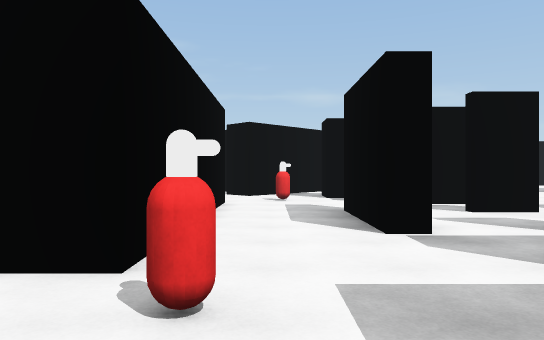
view 1 (above)

23 first-person views from a walk through a Unity game level. The camera is 1.4 m above the floor, looks level and sees 70° across. The floor is counted in squares, 2 m on a side. Each view is taken from the middle of a square. On the plan, view 1 faces up. The plan holds only what a view shows up to about 11 squares ahead; the rest is blank. The place goes on beyond the plan.

view 2
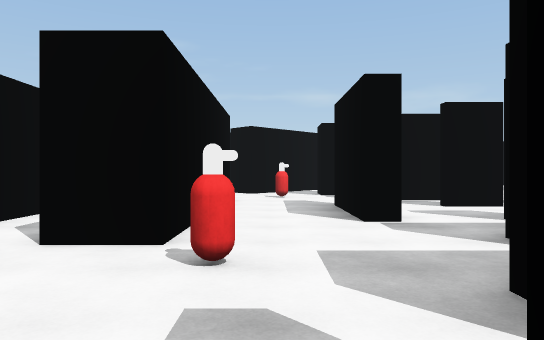

view 3
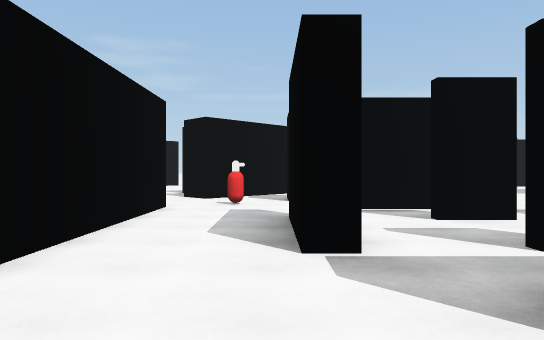

view 4
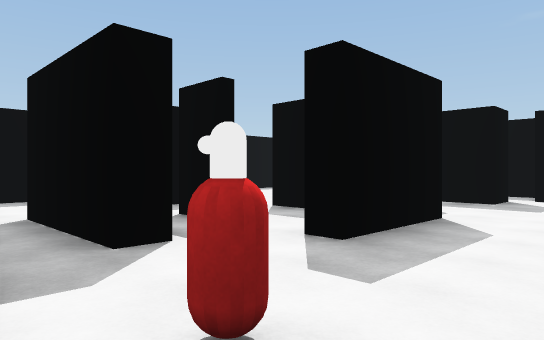

view 5
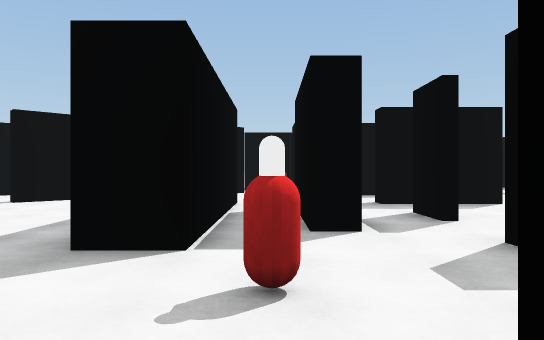

view 6
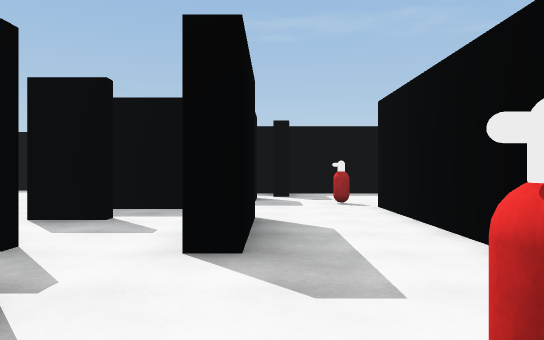

view 7
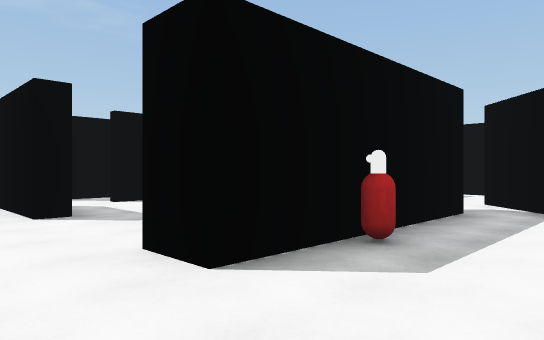

view 8
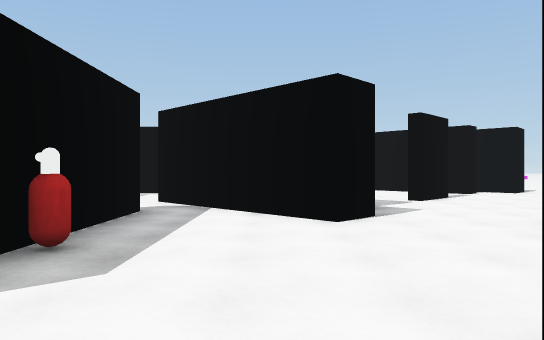

view 9
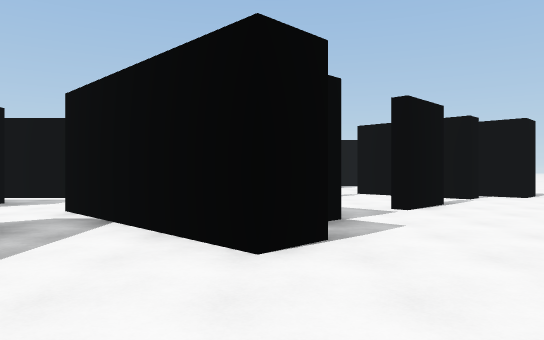

view 10
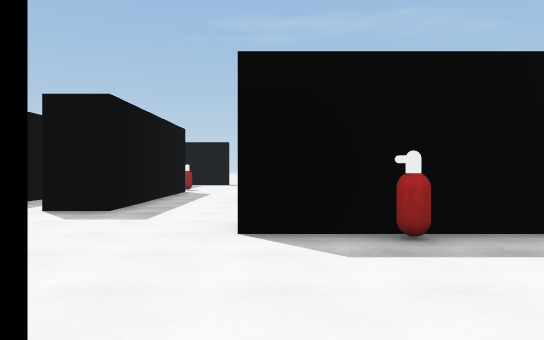

view 11
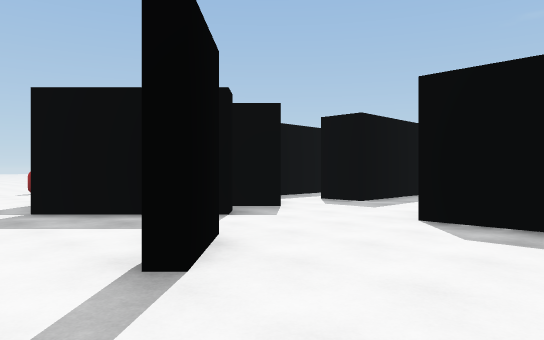

view 12
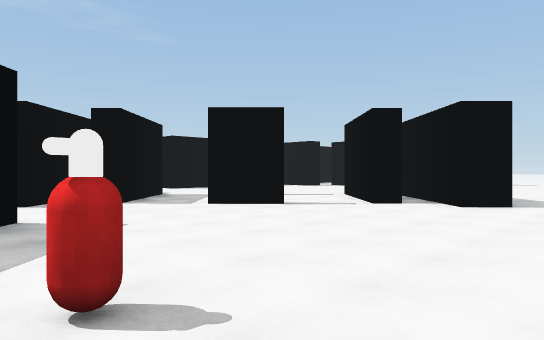

view 13
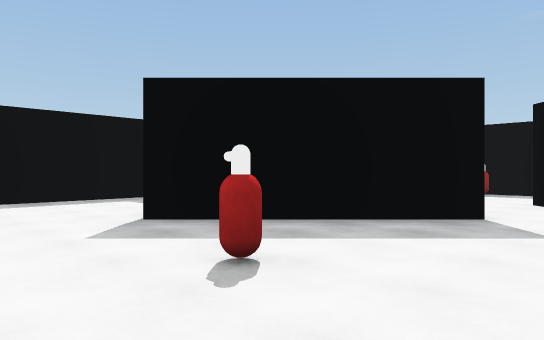

view 14
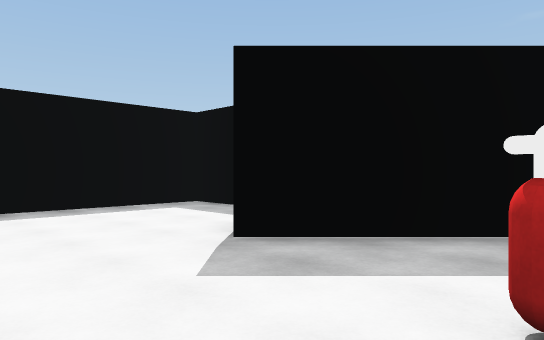

view 15
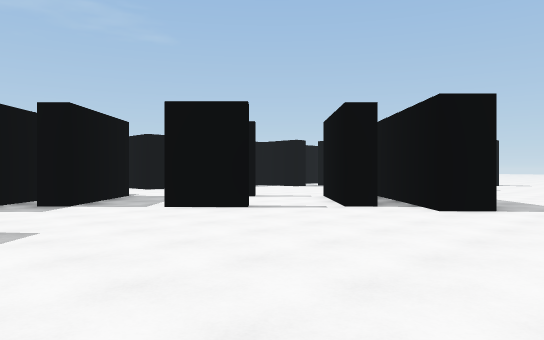

view 16
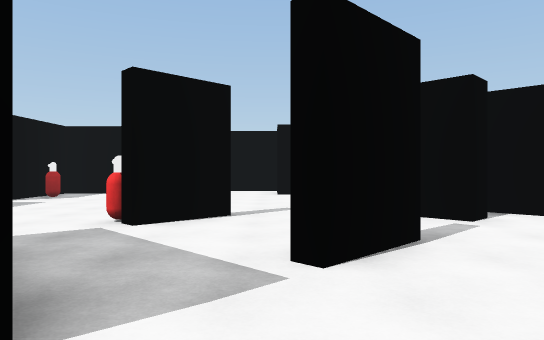

view 17
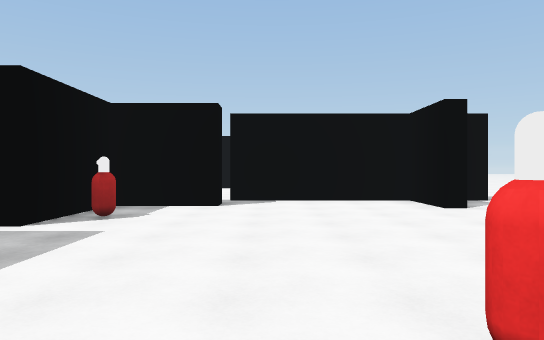

view 18
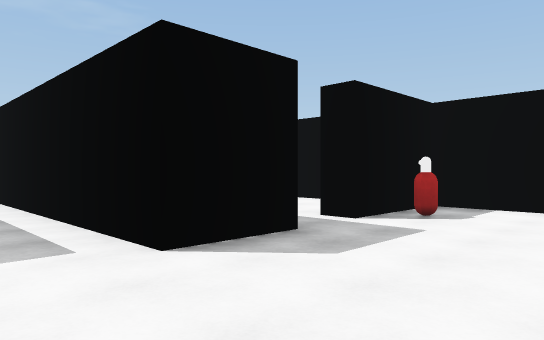

view 19
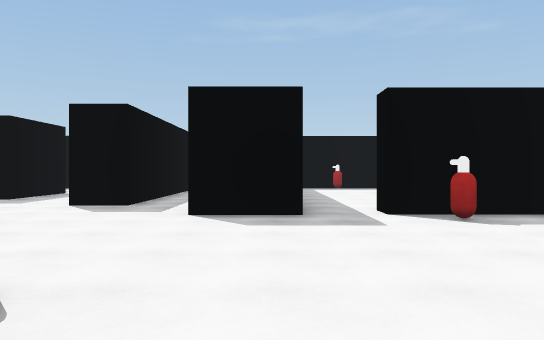

view 20
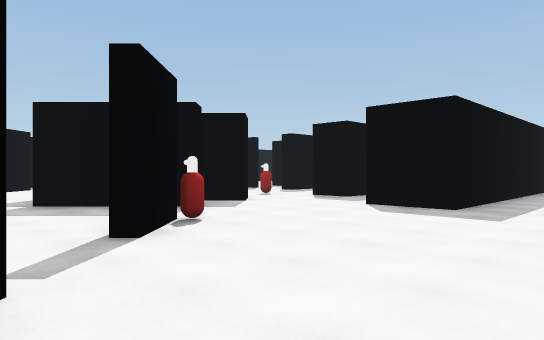

view 21
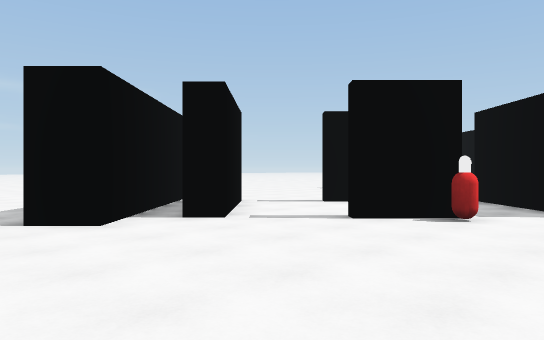

view 22
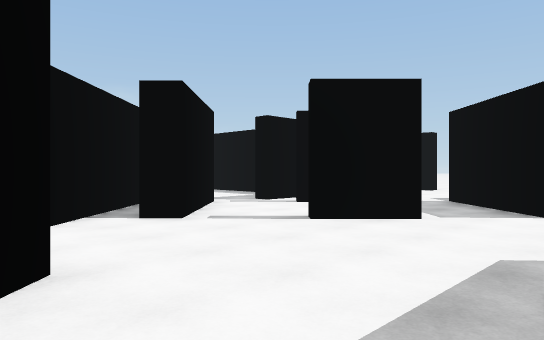

view 23
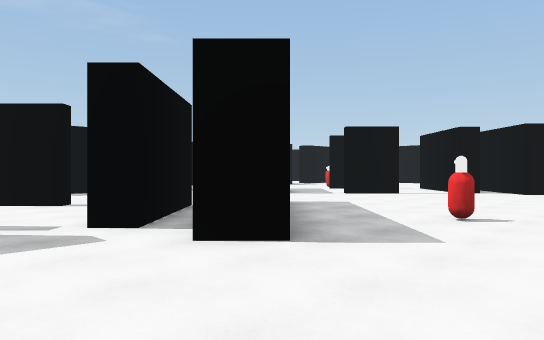

### Floor plan
Key: @ floor where view 1 was taken; # wall or solid block; . floor; O other object.
Columns run from 11 left of view 1 to 14 right of it. Each row starts with its distance up from view 1.
 23            ........ .
 22       ................#
 21   .....#......O.......#
 20   ....##.........#....#
 19    ..###........ #....#
 18 .. .####.......####.###
 17 #...###..##...####..#
 16 ##..............#...#
 15 #......##..##............
 14 #.......O.####....#..##...
 13 #.........####......##
 12 ##.........##.......##
 11  #.O......##...#O...##
 10  ####.##.....#####...#
  9     #.##...O...........
  8   ....##.##...###...##.#
  7  #....##.##.........# .#
  6  # ...##.##.#....#..# .#
  5    ...##.##.#..#.#..#
  4       ##. #.........#
  3        #. #...###.
  2          .O...
  1          ....#
  0          ..@##
 -1          ...#.
 -2             ##

Where each view was taken, in squares from view 1:
view 1: 0 up, 0 right, facing up
view 2: 1 down, 0 right, facing up
view 3: 1 up, 1 right, facing up
view 4: 10 up, 1 left, facing down-right
view 5: 9 up, 2 left, facing right
view 6: 10 up, 1 right, facing down
view 7: 13 up, 8 right, facing down-left
view 8: 13 up, 8 right, facing left
view 9: 14 up, 6 right, facing left
view 10: 15 up, 6 right, facing down
view 11: 16 up, 4 right, facing down-right
view 12: 23 up, 4 right, facing down-left
view 13: 23 up, 1 right, facing down-right
view 14: 23 up, 3 right, facing down-right
view 15: 23 up, 3 right, facing down-left
view 16: 16 up, 2 right, facing left
view 17: 13 up, 2 left, facing left
view 18: 13 up, 2 left, facing down-left
view 19: 16 up, 5 left, facing down
view 20: 17 up, 8 left, facing down-right
view 21: 12 up, 9 left, facing up-right
view 22: 11 up, 2 right, facing up-right
view 23: 23 up, 9 right, facing down-left
